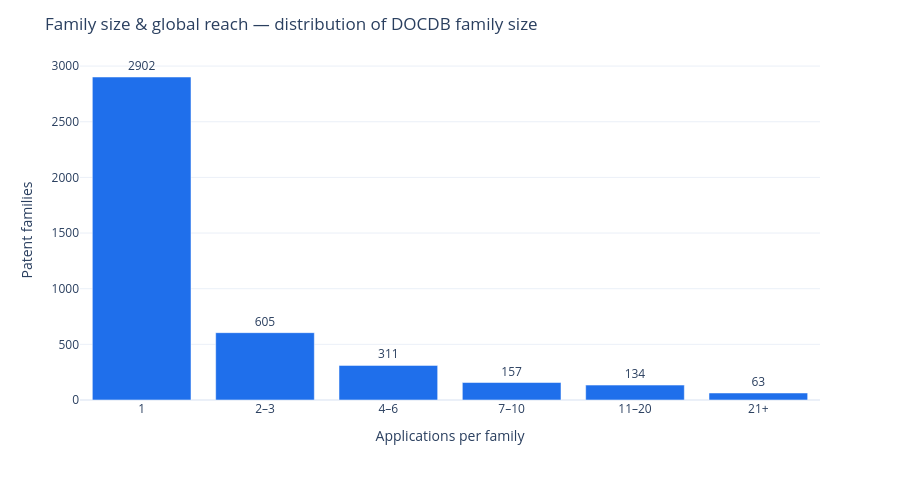

This figure's notebook cell:
### Markdown cell above
## Step 8 — Family size & global reach

How big are these patent families? PATSTAT stores `docdb_family_size` (the number of applications
in a family) — a proxy for how widely an invention is pursued. We take one value per family and
show the distribution across size bands.

### Code cell
import numpy as np

sizes = pd.DataFrame(
    db.query(TLS201_APPLN.docdb_family_id, TLS201_APPLN.docdb_family_size)
      .filter(TLS201_APPLN.docdb_family_id.in_(family_ids)).distinct().all(),
    columns=['docdb_family_id', 'family_size']).drop_duplicates('docdb_family_id')

bands = ['1', '2–3', '4–6', '7–10', '11–20', '21+']
sizes['band'] = pd.cut(sizes['family_size'], bins=[0, 1, 3, 6, 10, 20, np.inf], labels=bands)
dist = (sizes['band'].value_counts().reindex(bands).fillna(0).astype(int)
        .rename_axis('family_size').reset_index(name='families'))

fig = px.bar(dist, x='family_size', y='families', text='families')
fig.update_traces(marker_color='#1f6feb', textposition='outside')
fig.update_layout(title='Family size & global reach — distribution of DOCDB family size',
                  xaxis_title='Applications per family', yaxis_title='Patent families',
                  template='plotly_white', height=480)

report_kit.record(255, "family_size",
                  "Family size & global reach", fig, dist, output_dir=OUT,
                  note="One docdb_family_size per family, grouped into size bands.")

### Figure 1 — Plotly figure (JSON) as saved in the notebook; plotly's stock layout.template omitted (floating-point values rounded to 4 significant figures)
{"data": [{"hovertemplate": "family_size=%{x}<br>families=%{text}<extra></extra>", "legendgroup": "", "marker": {"color": "#1f6feb", "pattern": {"shape": ""}}, "name": "", "orientation": "v", "showlegend": false, "text": [2902.0, 605.0, 311.0, 157.0, 134.0, 63.0], "textposition": "outside", "type": "bar", "x": ["1", "2–3", "4–6", "7–10", "11–20", "21+"], "xaxis": "x", "y": [2902, 605, 311, 157, 134, 63], "yaxis": "y"}], "layout": {"barmode": "relative", "height": 480, "legend": {"tracegroupgap": 0}, "margin": {"t": 60}, "title": {"text": "Family size & global reach — distribution of DOCDB family size"}, "xaxis": {"anchor": "y", "domain": [0, 1], "title": {"text": "Applications per family"}}, "yaxis": {"anchor": "x", "domain": [0, 1], "title": {"text": "Patent families"}}}}
